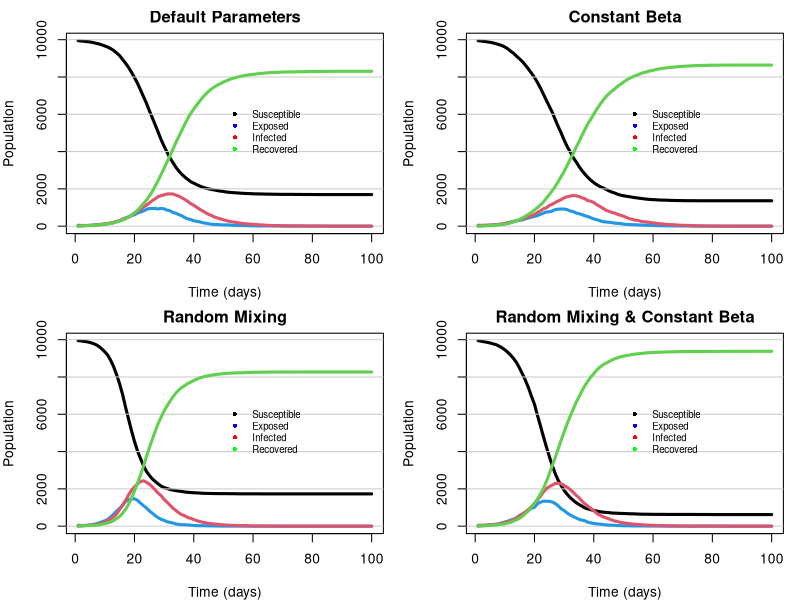

Reproduce this figure in R.
# Jackson Cramer (s2274544), Maximillian McCourt (s2145762), Natalia Montalvo Cabornero (s1969053)

# Our group worked collaboratively on the development and optimisation of all exercises.
# Although tasks were divided among us, we maintained a balanced workload through 
# regular code reviews, debugging sessions, and problem-solving meetings.
# Jackson focused on the plotting functions and household creation. 
# Max focused on implementing the nseir function.
# Natalia focused on the get.net function and commenting.



######### GENERAL DESCRIPTION #########

# This project extends the SEIR (Susceptible-Exposed-Infectious-Recovered) disease 
# model by incorporating household and social network structures. Individuals are 
# grouped into households and connected through probabilistic contact networks 
# based on sociability parameters. The model simulates disease transmission through 
# household, network, and random interactions to study how social structure and 
# individual variability affect epidemic dynamics.


######### CONTACT NETWORK MODEL ##########

# get.net() function constructs a contact network model among individuals.
# Links between individuals are formed probabilistically according to their
# sociability parameters (beta), excluding any individuals in the same household 
# (h). The output is a list where the i-th element contains the indices of person 
# i’s regular contacts.
get.net <- function(beta,h,nc=15){
  
  # Inputs:
  #   beta - vector of sociability parameters for each individual
  #   h - vector of household IDs for each individual
  #   nc - average number of contacts per person
  
  # Locally define population size
  n <- length(beta)
  
  # Initialise an empty contact list for all individuals
  contacts <- vector("list", n)
  
  # Compute the coefficient of our contact network formula
  coeff <- nc/(mean(beta)**2 * (n - 1))
  
  # Loop through all individuals to create network links
  for (i in 1:(n-1)){
    
    # For individual i, define all possible contacts of individuals i+1 to n
    # who are not in the same household (as previous links have already been generated)
    non_h <- h[(i+1):n] != h[i] 
    poss_links <- c((i+1):n)[non_h] 
    
    # Extract beta values (sociability parameters) for potential contacts
    beta_poss_links <- beta[poss_links]
    
    # Compute the probabilities of forming a contact between individual i and others using contact network formula
    prob_betas <- coeff*beta[i]*beta_poss_links
    
    # Generate links based on the assigned contact probabilities
    link_idx <- rbinom(length(prob_betas), 1, prob_betas) == 1
    links <- poss_links[link_idx]
    
    # Store the link in the i-th person's contact list
    contacts[[i]] <- c(contacts[[i]], links)
    
    # Append link with i-th person to the j-th person's contact list
    for (j in links) {
      contacts[[j]] <- c(contacts[[j]], i)
    }
  }
  
  # Return the full contact network as list
  return(contacts)
}


#########  SEIR MODEL  ##########

# nseir() function simulates a disease model over time in a population with 
# household and network-based social structure. Each individual is in one of four 
# states: Susceptible (S=0), Exposed (E=1), Infected (I=2), or Recovered (R=3). 
# The function uses constant daily probabilites for transitions from state E to I 
# and state I to R. For moving individuals from state S to E, we determine exposure 
# of susceptibles to the infectious population in state I by using the household 
# and regular contact networks previously defined. As a final method of exposure, 
# irrespective of household or regular network relations, we generate a daily probability 
# of exposure between each infected (I) and each susceptible (S) individual.
nseir <- function(beta,h,alink,alpha=c(.1,.01,.01),delta=.2,gamma=.4,nc=15, nt = 100,pinf = .005){
  
  # Inputs:
  #   beta - vector of sociability parameters for each individual
  #   h -  vector of household IDs for each individual
  #   alink - list defining the regular contacts of each person
  #   alpha - vector of household, regular network and random mixing parameters
  #   delta - daily probability of moving from state I to state R
  #   gamma - daily probability of moving from state E to state I
  #   nc - average number of contacts per person
  #   nt -  total number of days of simulation
  #   pinf - proportion of initial population to randomly start in the I state
  
  # Locally define population size
  n <- length(beta)
  
  # Defining alpha parameters
  alpha_h <- alpha[1] # Household parameter
  alpha_c <- alpha[2] # Contact network parameter
  alpha_r <- alpha[3] # Random daily mixing parameter
  
  # Recalling susceptible S=0, initialise total population as vector of zeros
  x <- rep(0, n)
  
  # Initialise infected individuals at random (using pinf input)
  x[sample(n, max(1,round(n*pinf)))] <- 2 # Use max() to ensure at least 1 person is initialised as infected
  
  # Initialise SEIR population counts for each day
  S <- E <- I <- R <- rep(0,nt)
  S[1] <- sum(x == 0) # Initialise population of susceptible individuals on day 1
  I[1] <- sum(x == 2) # Initialise population of infectious individuals on day 1
  
  # Compute the coefficient of our random daily mixing formula
  coeff <- (alpha_r*nc)/(mean(beta)^2 * (n-1))
  
  # Loop over days
  for (t in 2:nt){
    
    # Generate a random deviates for each individual for mutually exclusive transitions from states I to R and E to I
    u <- runif(n)
    x[x==2 & u<delta] <- 3 # Infectious to recovered state
    x[x==1 & u<gamma] <- 2 # Exposed to infectious state
    
    # Determine IDs of currently infectious population
    current_I <- which(x==2)
    
    # Ensure there is a current infectious population
    if (length(current_I) > 0) { 
      
      # HOUSEHOLD TRANSMISSION
      # Count infectious individuals per household using tabulate(), then map counts to each person
      num_I_h <- tabulate(h[x==2], nbins=max(h))[h]
      
      # Find indices of susceptible individuals living in households with infectious individuals
      sus_I_h <- which(x==0 & num_I_h>0)
      
      # Generate probabilities of each susceptible person becoming exposed using alpha_h parameter, adjusting for number of infectious people in household
      probs_h <- 1 - (1 - alpha_h)^num_I_h[sus_I_h]
      
      # Update population x for susceptible individuals who get exposed based on these generated probabilities
      x[sus_I_h[runif(length(sus_I_h)) < probs_h]] <- 1
      
      # CONTACT NETWORK TRANSMISSION
      # Combine all infectious individuals’ contact lists into one vector
      contacts_I <- unlist(alink[which(x==2)])
      
      # Count how many infectious contacts each person has with tabulate()
      num_I_c <- tabulate(contacts_I, nbins=length(x))
      
      # Identify indices of susceptible individuals in contact with at least one infectious person
      sus_w_I_c <- which(x==0 & num_I_c>0)
      
      # Generate probabilities of each susceptible person becoming exposed using alpha_c parameter, adjusting for number of infectious people in the susceptible individuals' contact network
      probs_c <- 1 - (1 - alpha_c)^num_I_c[sus_w_I_c]
      
      # Update population x for susceptible individuals who get exposed based on these generated probabilities
      x[sus_w_I_c[runif(length(sus_w_I_c)) < probs_c]] <- 1
      
      # RANDOM DAILY MIXING TRANSMISSION
      # Indices of susceptible individuals
      current_S <- which(x==0)
      
      # Ensure there is a current susceptible population
      if (length(current_S) > 0) {
        # Use outer() function to create all pairwise products of beta parameters for susceptible–infectious pairs
        beta_matrix <- outer(beta[current_S], beta[current_I])
        
        # Calculate probabilities of each susceptible avoiding infection from each infectious individual using random daily mixing formula
        prob_matrix_r <- 1 - coeff * beta_matrix
        
        # Combine row-wise to find total probability of each susceptible individual avoiding infection from all infectious individuals
        prob_not <- apply(prob_matrix_r, 1, prod)
        
        # Convert to infection probabilities for each susceptible
        probs_r <- 1 - prob_not
        
        # Update population x for susceptible individuals who get exposed based on these generated probabilities
        x[current_S[runif(length(current_S)) < probs_r]] <- 1
      }
    }
    
    # Record SEIR population for day t
    S[t] <- sum(x==0)
    E[t] <- sum(x==1)
    I[t] <- sum(x==2)
    R[t] <- sum(x==3)
  }
  
  # Return list of each SEIR population count from day 1 to day nt
  return(list(S=S,E=E,I=I,R=R,t=1:nt))
}


######### VISUALISATION OF DISEASE MODEL ##########

## --- Plotting Function --- ##

# plot_dynamics() function visualises the simulated evolution of the SEIR states 
# over time as a line plot, with each line in the plot coloured by their 
# corresponding SEIR state.
plot_dynamics <- function(pop_states, title=""){
  
  # Inputs:
  #   pop_states - population state counts as produced by nseir() function
  #   title - desired plot title
  
  # Calculate highest population among groups for consistent axis scaling
  ymax <- max(c(pop_states$S, pop_states$E, pop_states$I, pop_states$R))
  
  # Initialise plot and susceptible population over time as a black line
  plot(pop_states$S,ylim=c(0,ymax), type="l", lwd=3, xlab="Time (days)", ylab="Population", main=title)
  
  # Add horizontal grid lines at axis tick marks for easier visualisation
  abline(h=axTicks(2), col="gray80")
  
  # Plot remaining SEIR groups as unique colored lines
  lines(pop_states$E, col=4, lwd=3) # E - blue
  lines(pop_states$I, col=2, lwd=3) # I - red
  lines(pop_states$R, col=3, lwd=3) # R - green
  
  # Add legend to identify which line corresponds to which SEIR group
  legend(x=length(pop_states$R)/2, y=ymax/1.5,
         legend=c("Susceptible", "Exposed", "Infected", "Recovered"),
         col=c("black", "blue", "red", "green"),
         lty=NA, lwd=2,
         pch=16,
         cex=0.7, bty="n")
}


## --- Distribution into Households --- ##

# Define the population size and create the household and social 
# network structure. By generating these networks, this will enable us to model how 
# social structure influences the spread of infectious diseases.

n <- 10000 # Total population size
h_max <- 5 # Maximum number of people per household

# Randomly assign each person to a household of size 1 to h_max.
# Household IDs are repeated to give varying sizes, then shuffled
# to create an n-length vector representing a heterogeneous 
# household structure.
h <- rep(1:n, sample(1:h_max, n, replace=TRUE))[1:n] |> sample()

## --- Run Different Disease Model Scenarios --- ##

# Simulate and compare four scenarios to investigate the effects of household and contact network structure, 
# as well as the effect of individual variability in sociability (beta).

# First initialise a 'sociability' parameter (a random number between 0 and 1) for each individual
beta <- runif(n, 0, 1)

# Using get.net() function, create regular network of contacts between each individual
alink <- get.net(beta,h)

# 1. Default Parameters
# Simulate disease model with default parameters for household structure, network contacts, and random mixing
def_params <- nseir(beta,h,alink)

# 2. Random Mixing
# Simulate disease model by removing household and regular network structure,
# while keeping average initial infections per day the same for each person
# To do so, set alpha_h and alpha_c to 0, while setting alpha_r to .04
random_mixing <- nseir(beta, h, alink, alpha=c(0,0,.04))

# 3. Constant Beta
# Simulate disease model using default parameters, but assigning each person the same 
# sociability parameter, which is the average of our previously defined beta parameters
avg_beta <- rep(mean(beta), length(beta))
constant_beta <- nseir(avg_beta,h,alink)

# 4. Random Mixing & Constant Beta
# Simulate disease model by combining the conditions of the previous two simulations (random mixing and constant beta)
random_mixing_constant_beta <- nseir(avg_beta,h,alink, alpha=c(0,0,.04))


## --- Plotting the Four Simulations --- ##

# Set plotting layout/margins for disease model plots
par(mfcol=c(2,2), mar=c(4,4,2,1))

# Define list of plots and corresponding vector of titles
plots <- list(def_params, random_mixing, constant_beta, random_mixing_constant_beta)
titles <- c("Default Parameters", "Random Mixing", "Constant Beta", "Random Mixing & Constant Beta")

# Loop through each simulation and plot their disease model dynamics
for (i in seq_along(plots)) {
  plot_dynamics(plots[[i]], titles[i])
}

## --- Comments --- ##

# By including household structure and regular contact network, we notice that
# there appears to be a negligible difference between the final population of 
# susceptible and recovered individuals. However, there is a greater rate of change 
# in the population states in our 'Random Mixing' plot (when we have no 
# household or regular contact network structures) than in our 'Default 
# Parameters' plot. This is not what was originally expected, as one would assume 
# the greater number of possible routes to exposure in the 'Default Parameters' 
# simulation would lead to a greater maximum rate of infection. However, this 
# unexpected behaviour could be a result of the 'Random Mixing' plot using a higher 
# alpha_r random mixing parameter (0.04) than our 'Default Parameters' plot of 
# alpha_r, using 0.01. This suggests that simulations with higher random mixing 
# parameter alpha_r may lead to a greater maximum infection rate regardless of 
# household structures or regular contact networks.

# We also note that the random mixing simulation has a greater maximum rate of 
# change in population states when beta (our 'sociability' parameter) is constant, 
# which is consistent with our previous findings. However, when using constant beta 
# for all individuals, we note that our simulation with no household or regular 
# contact network structures, displayed in  the 'Random Mixing & Constant Beta' 
# plot, results in a higher final recovered population and lower remaining 
# susceptible population than our simulation with the household and contact network 
# structures, as shown in the 'Constant Beta' plot. This indicates that by assuming 
# an equal level of 'sociability' of all individuals, a greater number of the 
# population transition through all states from susceptible to recovered, and there 
# exist less individuals remaining as susceptible by the end of the simulation.

# Link to github repo: https://github.com/mhmc0808/ESP_GroupWorks.git
# Note about github repo: Our group used the same repo for both project 1 and project
# 2. The code for project 2 can be found in the GW2 folder, and is titled proj2.R

